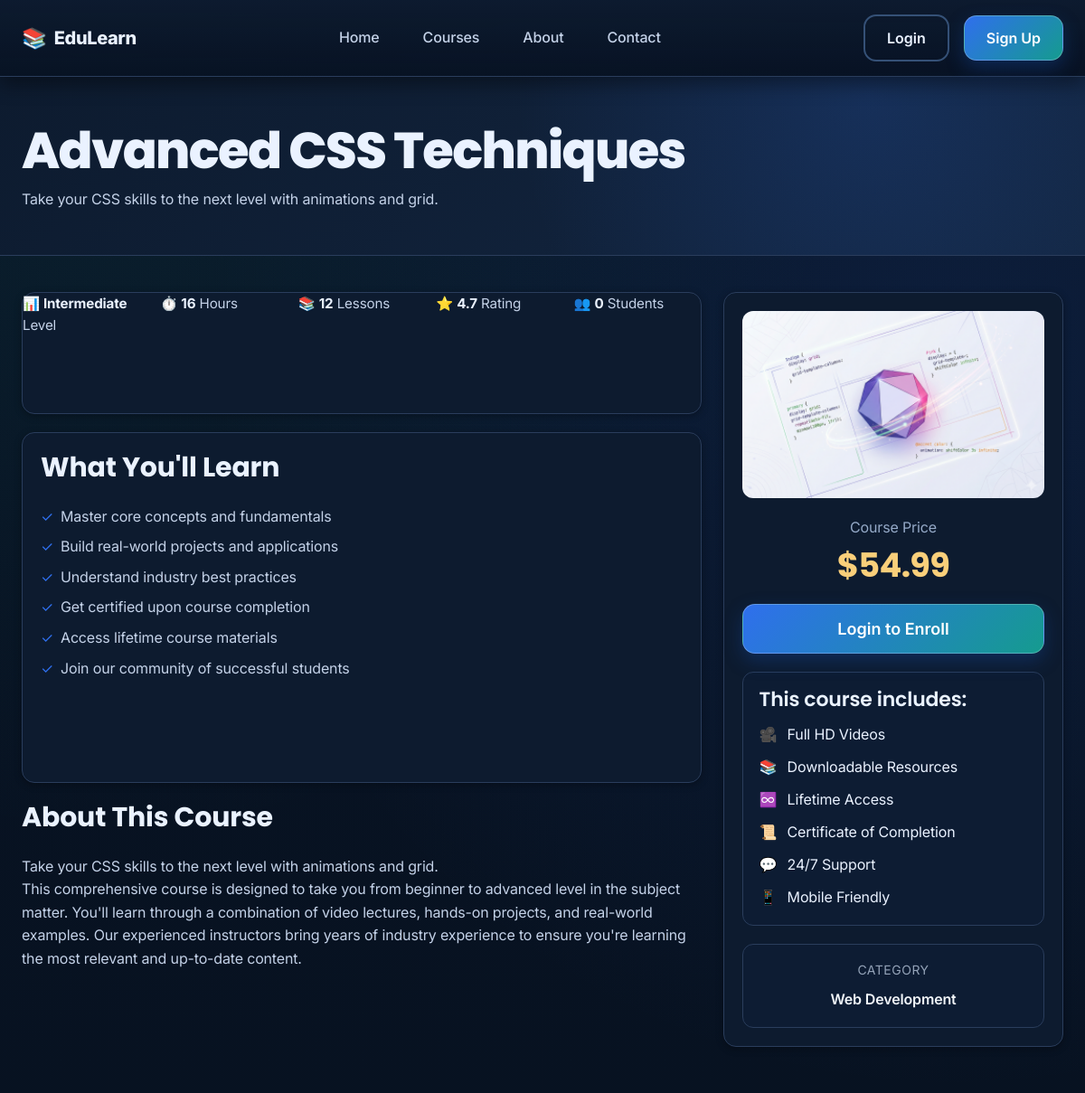
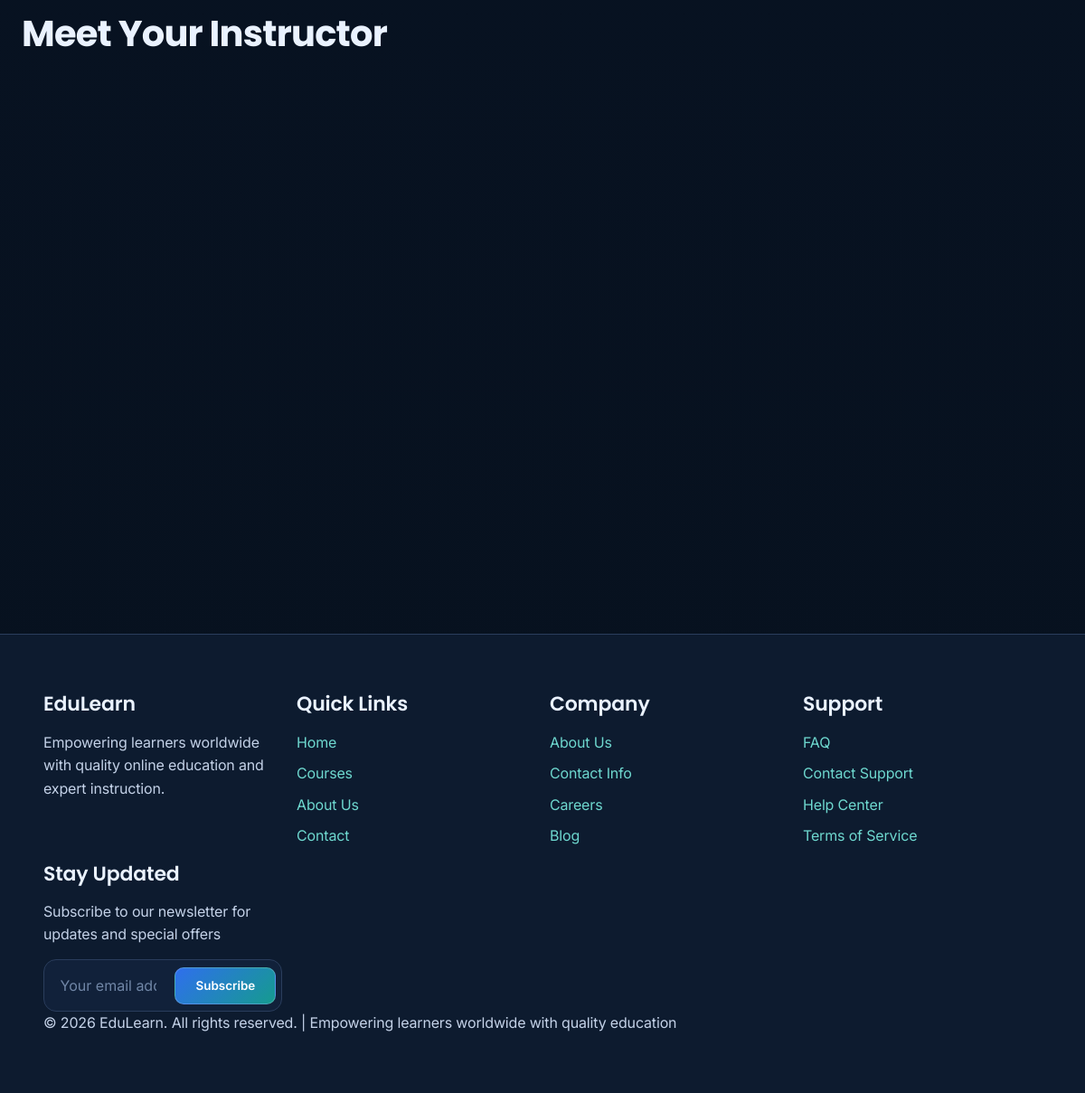
/pages/course-detail.php?id=3, run on the app's committed database (2 pictures, top to bottom).
### tables this page shows
CREATE TABLE IF NOT EXISTS courses (
    id INT AUTO_INCREMENT PRIMARY KEY,
    title VARCHAR(255) NOT NULL,
    description TEXT NOT NULL,
    category VARCHAR(100) NOT NULL,
    instructor_id INT NOT NULL,
    thumbnail VARCHAR(255),
    level ENUM('beginner', 'intermediate', 'advanced') DEFAULT 'beginner',
    price DECIMAL(10, 2) DEFAULT 49.99,
    rating DECIMAL(3, 1) DEFAULT 4.8,
    students_count INT DEFAULT 0,
    duration_hours INT DEFAULT 20,
    lessons_count INT DEFAULT 15,
    status ENUM('published', 'draft', 'archived') DEFAULT 'published',
    created_at TIMESTAMP DEFAULT CURRENT_TIMESTAMP,
    updated_at TIMESTAMP DEFAULT CURRENT_TIMESTAMP ON UPDATE CURRENT_TIMESTAMP,
    FOREIGN KEY (instructor_id) REFERENCES users(id),
    INDEX (category),
    INDEX (instructor_id),
    INDEX (status)
);

### pages/course-detail.php (the view, shortened to what this page needs)
<?php
include '../includes/header.php';
include '../includes/database.php';
function get_course_thumbnail_path_detail($thumbnail, $category) {
    $image_root = dirname(__DIR__) . '/images/';
    $fallback_by_category = array(
        'Web Development' => 'course-web-design.png',
        'Database' => 'course-database.png',
        'JavaScript' => 'course-javascript.png',
        'Programming' => 'course-python.png'
    );
    if (!empty($thumbnail) && file_exists($image_root . $thumbnail)) {
        return '../images/' . $thumbnail;
    }
    $fallback = $fallback_by_category[$category] ?? 'course-web-design.png';
    return '../images/' . $fallback;
}
$course_id = isset($_GET['id']) ? intval($_GET['id']) : 0;
$is_logged_in = isset($_SESSION['logged_in']) && $_SESSION['logged_in'] === true;
$course_query = "
    SELECT c.*, u.fullname as instructor_name, u.email as instructor_email,
           u.bio as instructor_bio, u.profile_picture as instructor_picture,
           i.title as instructor_title, i.expertise, i.experience_years, i.rating as instructor_rating,
           i.courses_created, i.students_taught
    FROM courses c
    LEFT JOIN users u ON c.instructor_id = u.id
    LEFT JOIN instructors i ON u.id = i.user_id
    WHERE c.id = " . $course_id;
$course_result = mysqli_query($connection, $course_query);
$course = mysqli_fetch_assoc($course_result);
$is_enrolled = false;
$learning_outcomes = array(
    "Master core concepts and fundamentals",
    "Build real-world projects and applications",
    "Understand industry best practices",
    "Get certified upon course completion",
    "Access lifetime course materials",
    "Join our community of successful students"
);
?>
<section class="page-header">
    <div class="container">
        <h1><?php echo htmlspecialchars($course['title']); ?></h1>
        <p><?php echo htmlspecialchars($course['description']); ?></p>
    </div>
</section>
<section class="course-detail">
    <div class="container">
        <div class="course-detail-grid">
            <div class="course-detail-content">
                <div class="course-info-bar">
                    <div class="course-info-item">
                        <span>📊</span>
                        <strong><?php echo $course['level'] ? ucfirst($course['level']) : 'Beginner'; ?></strong> Level
                    </div>
                    <div class="course-info-item">
                        <span>⏱️</span>
                        <strong><?php echo $course['duration_hours'] ?? 20; ?></strong> Hours
                    </div>
                    <div class="course-info-item">
                        <span>📚</span>
                        <strong><?php echo $course['lessons_count'] ?? 15; ?></strong> Lessons
                    </div>
                    <div class="course-info-item">
                        <span>⭐</span>
                        <strong><?php echo $course['rating'] ?? 4.8; ?></strong> Rating
                    </div>
                    <div class="course-info-item">
                        <span>👥</span>
                        <strong><?php echo number_format($course['students_count'] ?? 0); ?></strong> Students
                    </div>
                </div>
                <div class="learning-outcomes">
                    <h3>What You'll Learn</h3>
                    <ul class="outcomes-list">
                        <?php foreach ($learning_outcomes as $outcome): ?>
                            <li><?php echo htmlspecialchars($outcome); ?></li>
                        <?php endforeach; ?>
                    </ul>
                </div>
                <div>
                    <h3>About This Course</h3>
                    <p><?php echo nl2br(htmlspecialchars($course['description'])); ?></p>
                    <p>This comprehensive course is designed to take you from beginner to advanced level in the subject matter. You'll learn through a combination of video lectures, hands-on projects, and real-world examples. Our experienced instructors bring years of industry experience to ensure you're learning the most relevant and up-to-date content.</p>
                </div>
            </div>
            <div>
                <div class="course-sidebar">
                    <div class="course-thumbnail">
                        <img class="course-sidebar-thumbnail" src="<?php echo htmlspecialchars(get_course_thumbnail_path_detail($course['thumbnail'] ?? '', $course['category'] ?? '')); ?>" alt="<?php echo htmlspecialchars($course['title']); ?>">
                    </div>
                    <div class="course-price-block">
                        <p class="course-price-label">Course Price</p>
                        <h2 class="course-price-value">$<?php echo number_format($course['price'] ?? 49.99, 2); ?></h2>
                    </div>
                    <div style="margin-bottom: 1.2rem;">
                        <?php if ($is_logged_in): ?>
                            <?php if ($is_enrolled): ?>
                                <button class="btn btn-success btn-large" disabled style="cursor: default; opacity: 0.8;">✓ Already Enrolled</button>
                            <?php else: ?>
                                <form method="POST" action="../includes/action-enroll.php" style="width: 100%;">
                                    <input type="hidden" name="course_id" value="<?php echo $course['id']; ?>">
                                    <button type="submit" class="btn btn-primary btn-large">Enroll Now</button>
                                </form>
                            <?php endif; ?>
                        <?php else: ?>
                            <button class="btn btn-primary btn-large" onclick="window.location.href='login.php'">Login to Enroll</button>
                        <?php endif; ?>
                    </div>
                    <div class="course-features" style="margin-bottom: 1.2rem;">
                        <h4>This course includes:</h4>
                        <ul class="feature-list">
                            <li><span>🎥</span> <span>Full HD Videos</span></li>
                            <li><span>📚</span> <span>Downloadable Resources</span></li>
                            <li><span>♾️</span> <span>Lifetime Access</span></li>
                            <li><span>📜</span> <span>Certificate of Completion</span></li>
                            <li><span>💬</span> <span>24/7 Support</span></li>
                            <li><span>📱</span> <span>Mobile Friendly</span></li>
                        </ul>
                    </div>
                    <div class="course-category-box" style="text-align: center;">
                        <p style="color: #94a3b8; margin-bottom: 0.5rem; font-size: 0.875rem; text-transform: uppercase; letter-spacing: 0.5px;">Category</p>
                        <p style="font-weight: 600; color: #f1f5f9; margin: 0;"><?php echo htmlspecialchars($course['category']); ?></p>
                    </div>
                </div>
            </div>
        </div>
        <div class="mt-3xl">
            <h2 style="margin-bottom: 2rem;">Meet Your Instructor</h2>
        </div>
    </div>
</section>
<?php
include '../includes/footer.php';
?>

### data on the page
courses: title "Advanced CSS Techniques", description "Take your CSS skills to the next level with animations and grid.", level "Intermediate", duration_hours "16", lessons_count "12", rating "4.7", students_count "0", thumbnail+category (picture), price "54.99", category "Web Development"

### other printed values
$outcome "Master core concepts and fundamentals"
$outcome "Build real-world projects and applications"
$outcome "Understand industry best practices"
$outcome "Get certified upon course completion"
$outcome "Access lifetime course materials"
$outcome "Join our community of successful students"
